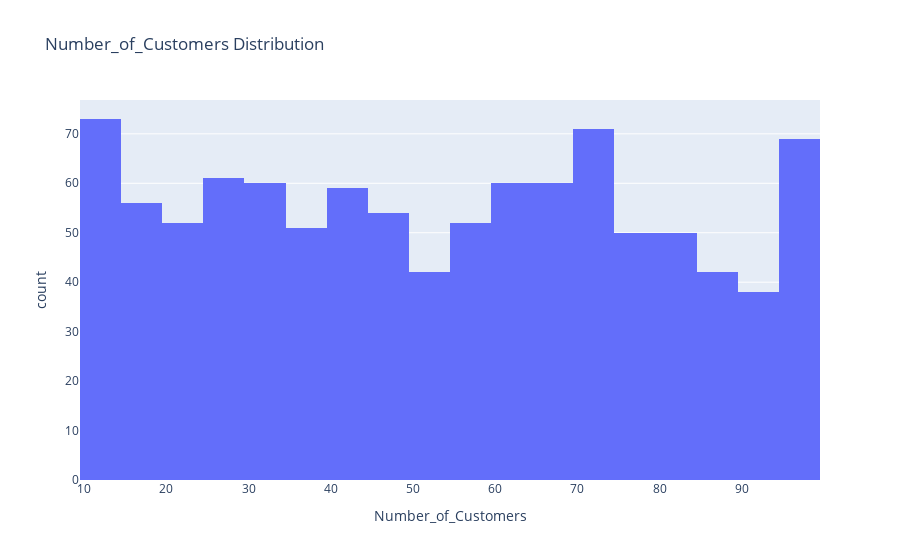
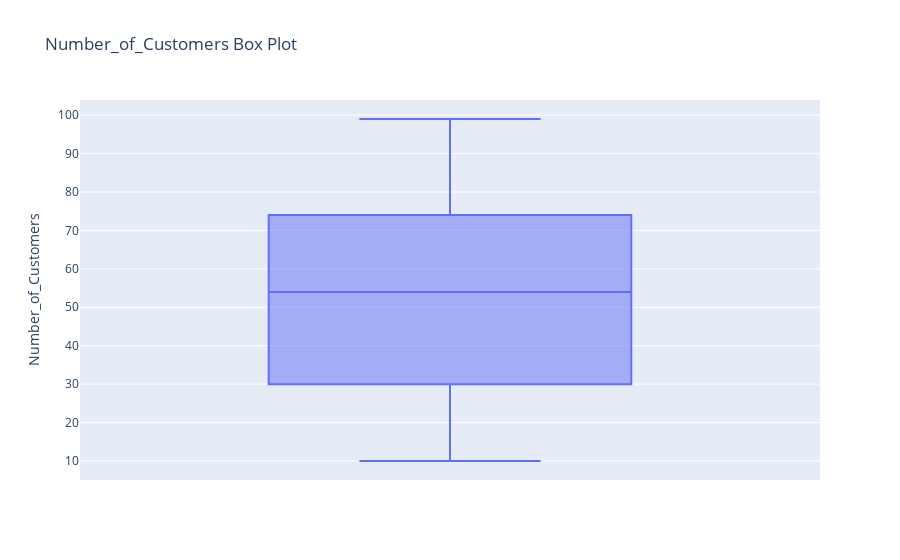
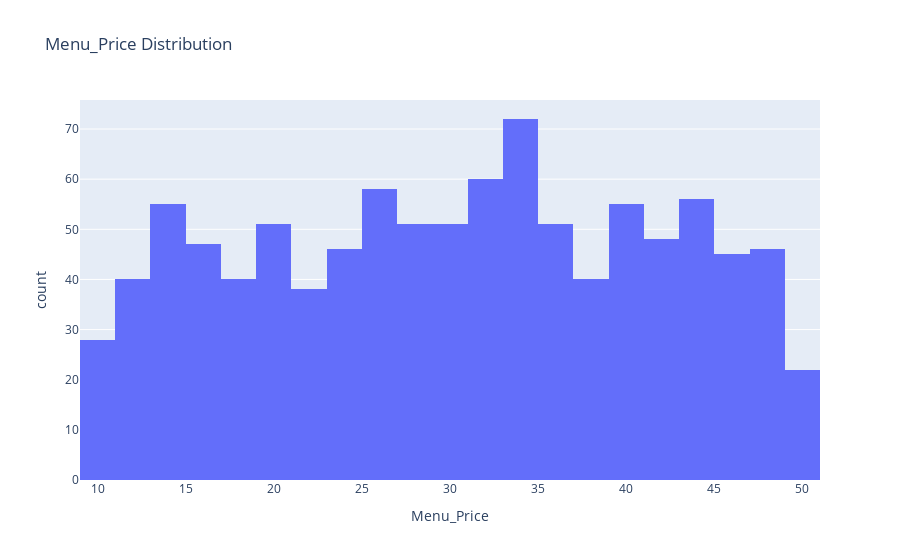
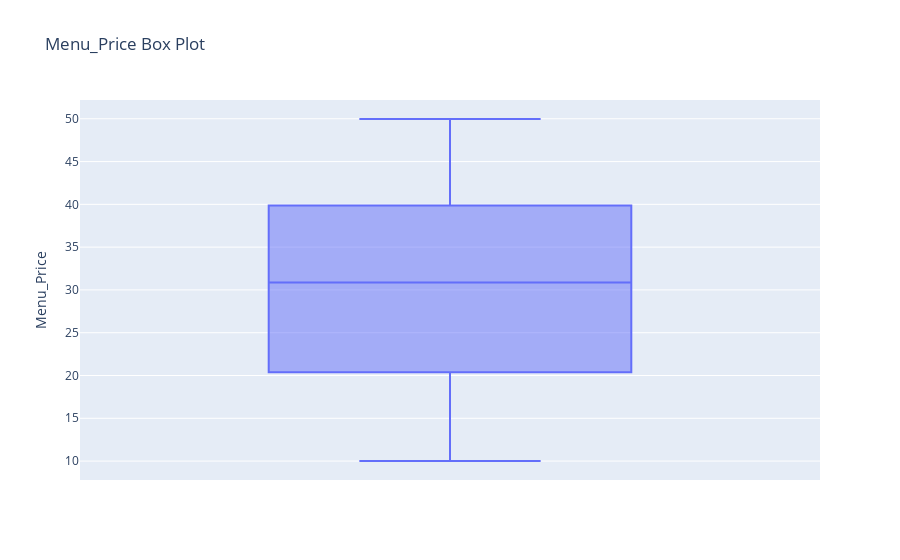

Here is the notebook cell these charts were saved with, in order:
### Code cell
def num_summary_plotly(dataframe, numerical_col):
    fig = px.histogram(dataframe, x=numerical_col, nbins=30,
                       title=f'{numerical_col} Distribution')
    fig.show()

    fig = px.box(dataframe, y=numerical_col, title=f'{numerical_col} Box Plot')
    fig.show()


for col in num_cols:
    num_summary_plotly(data, col)

### Figure 1 — Plotly figure (JSON) as saved in the notebook; plotly's stock layout.template omitted (floating-point values rounded to 4 significant figures; data arrays with more than 128 entries replaced by an {"elided": "..."} marker saying what was removed)
{"data": [{"alignmentgroup": "True", "bingroup": "x", "hovertemplate": "Number_of_Customers=%{x}<br>count=%{y}<extra></extra>", "legendgroup": "", "marker": {"color": "#636efa", "pattern": {"shape": ""}}, "name": "", "nbinsx": 30, "offsetgroup": "", "orientation": "v", "showlegend": false, "type": "histogram", "x": {"elided": "1000 int values"}, "xaxis": "x", "yaxis": "y"}], "layout": {"barmode": "relative", "legend": {"tracegroupgap": 0}, "title": {"text": "Number_of_Customers Distribution"}, "xaxis": {"anchor": "y", "domain": [0, 1], "title": {"text": "Number_of_Customers"}}, "yaxis": {"anchor": "x", "domain": [0, 1], "title": {"text": "count"}}}}

### Figure 2 — Plotly figure (JSON) as saved in the notebook; plotly's stock layout.template omitted (floating-point values rounded to 4 significant figures; data arrays with more than 128 entries replaced by an {"elided": "..."} marker saying what was removed)
{"data": [{"alignmentgroup": "True", "hovertemplate": "Number_of_Customers=%{y}<extra></extra>", "legendgroup": "", "marker": {"color": "#636efa"}, "name": "", "notched": false, "offsetgroup": "", "orientation": "v", "showlegend": false, "type": "box", "x0": " ", "xaxis": "x", "y": {"elided": "1000 int values"}, "y0": " ", "yaxis": "y"}], "layout": {"boxmode": "group", "legend": {"tracegroupgap": 0}, "title": {"text": "Number_of_Customers Box Plot"}, "xaxis": {"anchor": "y", "domain": [0, 1]}, "yaxis": {"anchor": "x", "domain": [0, 1], "title": {"text": "Number_of_Customers"}}}}

### Figure 3 — Plotly figure (JSON) as saved in the notebook; plotly's stock layout.template omitted (floating-point values rounded to 4 significant figures; data arrays with more than 128 entries replaced by an {"elided": "..."} marker saying what was removed)
{"data": [{"alignmentgroup": "True", "bingroup": "x", "hovertemplate": "Menu_Price=%{x}<br>count=%{y}<extra></extra>", "legendgroup": "", "marker": {"color": "#636efa", "pattern": {"shape": ""}}, "name": "", "nbinsx": 30, "offsetgroup": "", "orientation": "v", "showlegend": false, "type": "histogram", "x": {"elided": "1000 float values"}, "xaxis": "x", "yaxis": "y"}], "layout": {"barmode": "relative", "legend": {"tracegroupgap": 0}, "title": {"text": "Menu_Price Distribution"}, "xaxis": {"anchor": "y", "domain": [0, 1], "title": {"text": "Menu_Price"}}, "yaxis": {"anchor": "x", "domain": [0, 1], "title": {"text": "count"}}}}

### Figure 4 — Plotly figure (JSON) as saved in the notebook; plotly's stock layout.template omitted (floating-point values rounded to 4 significant figures; data arrays with more than 128 entries replaced by an {"elided": "..."} marker saying what was removed)
{"data": [{"alignmentgroup": "True", "hovertemplate": "Menu_Price=%{y}<extra></extra>", "legendgroup": "", "marker": {"color": "#636efa"}, "name": "", "notched": false, "offsetgroup": "", "orientation": "v", "showlegend": false, "type": "box", "x0": " ", "xaxis": "x", "y": {"elided": "1000 float values"}, "y0": " ", "yaxis": "y"}], "layout": {"boxmode": "group", "legend": {"tracegroupgap": 0}, "title": {"text": "Menu_Price Box Plot"}, "xaxis": {"anchor": "y", "domain": [0, 1]}, "yaxis": {"anchor": "x", "domain": [0, 1], "title": {"text": "Menu_Price"}}}}
